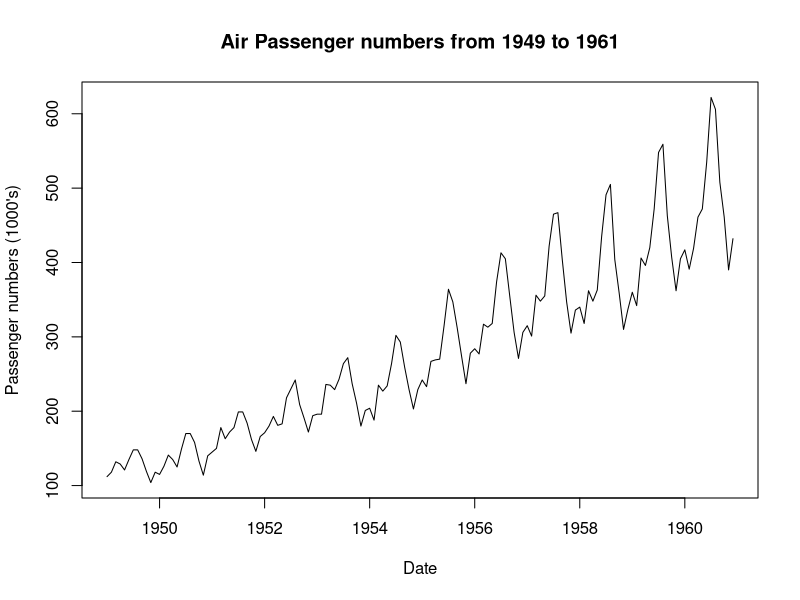

Reproduce this figure in R.
## ---- chunk 1
AP <- datasets::AirPassengers
## ---- chunk 2
plot(AP,xlab="Date", ylab = "Passenger numbers (1000's)",main="Air Passenger numbers from 1949 to 1961")
